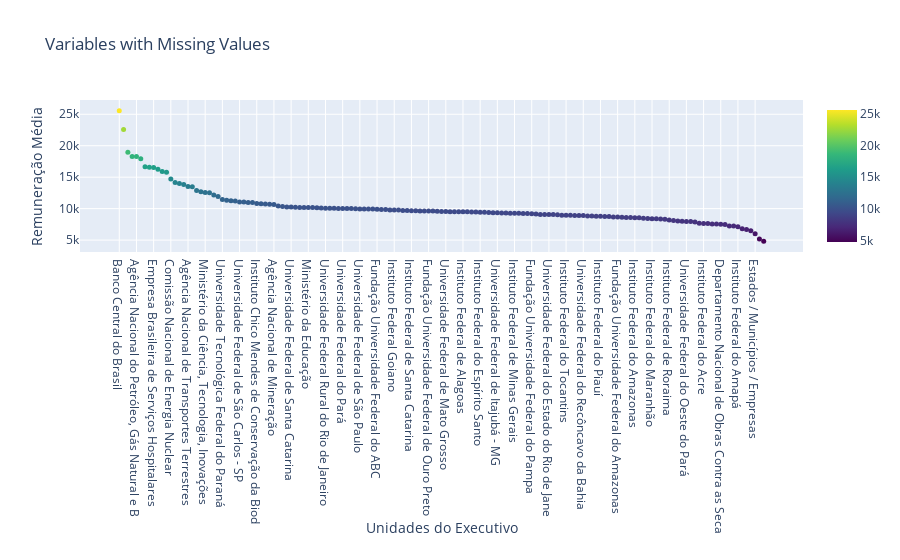

Here is the notebook cell this chart was saved with:
### Code cell
df=data500.groupby('ORG_EXERCICIO').mean().sort_values(by='REMUNERA', ascending=False).reset_index()
scatter_plot(df[df.columns[0]], df[df.columns[1]], title, 'Unidades do Executivo','Remuneração Média', 5, 'Viridis')

### Figure 1 — Plotly figure (JSON) as saved in the notebook; plotly's stock layout.template omitted (floating-point values rounded to 4 significant figures; data arrays with more than 128 entries replaced by an {"elided": "..."} marker saying what was removed)
{"data": [{"marker": {"color": {"elided": "151 float values"}, "colorscale": [[0, "#440154"], [0.1111, "#482878"], [0.2222, "#3e4989"], [0.3333, "#31688e"], [0.4444, "#26828e"], [0.5556, "#1f9e89"], [0.6667, "#35b779"], [0.7778, "#6ece58"], [0.8889, "#b5de2b"], [1, "#fde725"]], "showscale": true, "size": 5}, "mode": "markers", "type": "scatter", "x": {"elided": "151 str values"}, "y": {"elided": "151 float values"}}], "layout": {"hovermode": "closest", "title": {"text": "Variables with Missing Values"}, "xaxis": {"title": {"text": "Unidades do Executivo"}}, "yaxis": {"title": {"text": "Remuneração Média"}}}}
